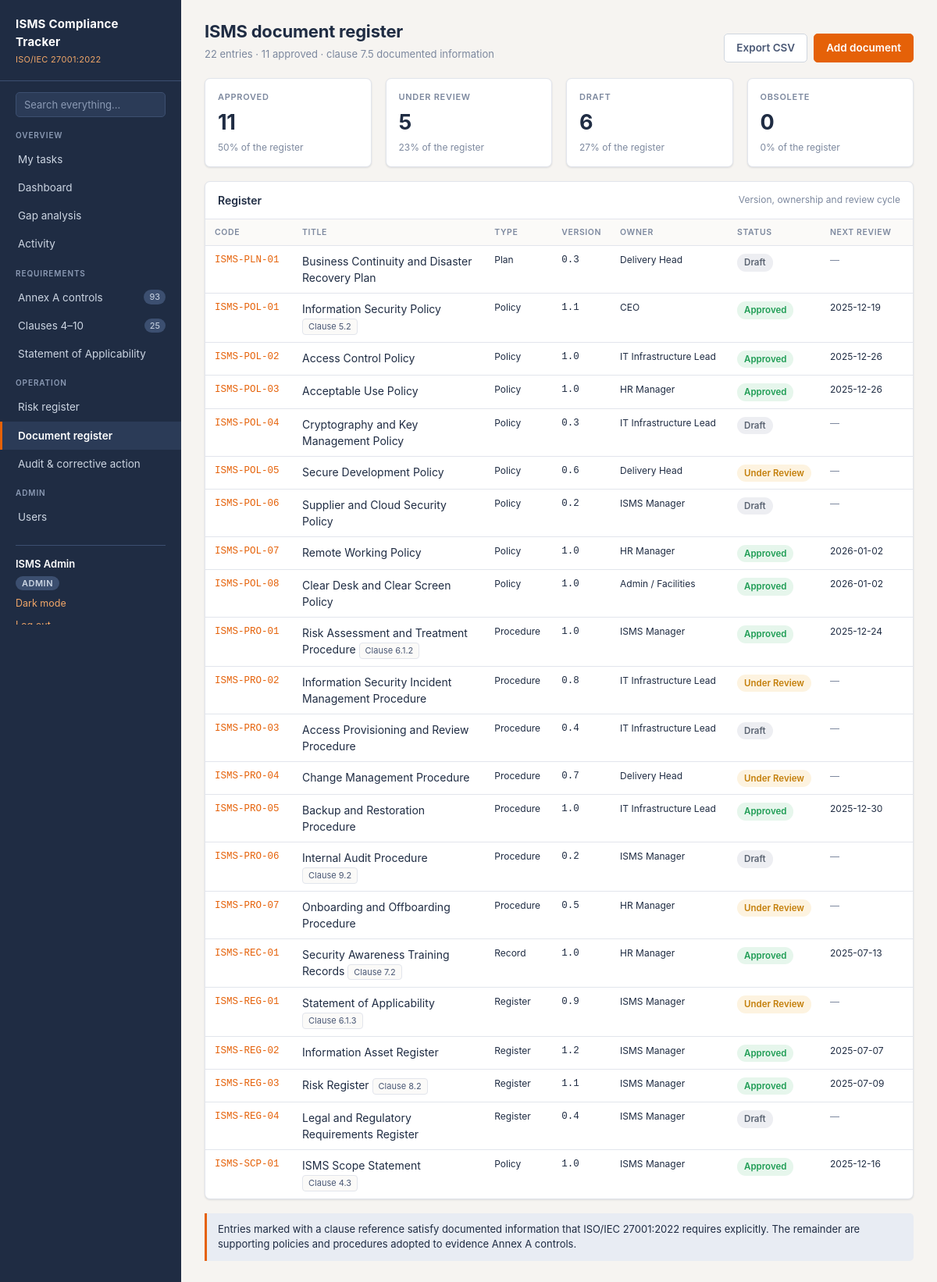
Page /documents (signed in) on the committed database.
### tables this page shows
CREATE TABLE users (
    id            INTEGER PRIMARY KEY AUTOINCREMENT,
    name          TEXT    NOT NULL,
    email         TEXT    NOT NULL UNIQUE,          -- stored lower-case
    password_hash TEXT    NOT NULL,                 -- werkzeug scrypt hash
    role          TEXT    NOT NULL DEFAULT 'viewer',-- admin|editor|auditor|viewer
    created_at    TEXT    NOT NULL
);

CREATE TABLE documents (
    id           INTEGER PRIMARY KEY AUTOINCREMENT,
    code         TEXT    NOT NULL UNIQUE,           -- 'ISMS-POL-01'
    title        TEXT    NOT NULL,
    doc_type     TEXT,                              -- Policy|Procedure|Plan|Register|Record
    version      TEXT    DEFAULT '0.1',
    owner        TEXT,
    status       TEXT    DEFAULT 'Draft',           -- Draft|Under Review|Approved|Obsolete
    approved_on  TEXT,
    next_review  TEXT,
    clause_ref   TEXT,                              -- clause that mandates it, if any
    notes        TEXT
);

### app.py (the view)
@app.route("/documents")
def documents():
    show_archived = bool(request.args.get("archived"))
    sql = "SELECT * FROM documents"
    if not show_archived:
        sql += " WHERE status != 'Obsolete'"
    docs = db.query(sql + " ORDER BY code")
    return render_template(
        "documents.html", documents=docs, stats=db.document_stats(),
        show_archived=show_archived,
    )

### app.py (called while the page is built, shortened)
@app.context_processor
def inject_helpers():
    tasks = db.open_tasks(g.user["id"]) if g.get("user") else []
    return {
        "my_task_count": len(tasks),
        "my_overdue_count": len(db.overdue(tasks)),
        "people": db.people,
        "risk_score": db.risk_score,
        "risk_level": db.risk_level,
        "risk_level_class": db.risk_level_class,
        "status_class": status_class,
        "today": TODAY,
        "can_write": can_write,
        "csrf_token": csrf_token,
        "roles": db.ROLES,
        "field_label": lambda f: db.FIELD_LABELS.get(f, f),
        "activity_url": activity_url,
        "uploads_are_temporary": db.UPLOADS_ARE_TEMPORARY,
        "max_upload_mb": MAX_UPLOAD_BYTES // (1024 * 1024),
    }

def status_class(status):
    return {
        "Not Started": "st-none",
        "In Progress": "st-prog",
        "Implemented": "st-impl",
        "Verified": "st-ver",
        "Draft": "st-none",
        "Under Review": "st-prog",
        "Approved": "st-ver",
        "Obsolete": "st-obs",
        "Open": "st-none",
        "In Treatment": "st-prog",
        "Closed": "st-ver",
        "Major": "lvl-crit",
        "Minor": "lvl-high",
        "Observation": "lvl-med",
        "OFI": "lvl-low",
    }.get(status, "st-none")

def days_until(datestr):
    if not datestr:
        return None
    try:
        return (datetime.strptime(datestr, "%Y-%m-%d").date() - TODAY).days
    except ValueError:
        return None

def can_write(endpoint):
    user = g.get("user")
    if not user:
        return False
    if endpoint in SELF_SERVICE_ENDPOINTS or user["role"] == "admin":
        return True

def csrf_token():
    if "csrf" not in session:
        session["csrf"] = secrets.token_hex(16)
    return session["csrf"]

### db.py (called while the page is built)
def connect():
    conn = sqlite3.connect(DB_PATH)
    conn.row_factory = sqlite3.Row
    conn.execute("PRAGMA foreign_keys = ON")
    return conn

def query(sql, args=(), one=False):
    conn = connect()
    try:
        cur = conn.execute(sql, args)
        rows = cur.fetchall()
        return (rows[0] if rows else None) if one else rows
    finally:
        conn.close()

def overdue(tasks):
    today = TODAY.strftime("%Y-%m-%d")
    return [t for t in tasks if t["due"] and t["due"] < today]

### templates/documents.html (shortened to what this page needs)
{% extends "base.html" %}
{% block content %}
<div class="page-head">
  <div>
    <h1>ISMS document register</h1>
    <p>{{ stats.total }} entries &middot; {{ stats.approved }} approved &middot; clause 7.5 documented information</p>
  </div>
  <div class="head-actions">
    <a class="btn ghost" href="{{ url_for('export_csv', kind='documents') }}">Export CSV</a>
    {% if can_write('document_form') %}<a class="btn" href="{{ url_for('document_form') }}">Add document</a>{% endif %}
  </div>
</div>
<div class="grid c4">
  {% for status, cls in [('Approved','st-ver'), ('Under Review','st-prog'),
                         ('Draft','st-none'), ('Obsolete','st-obs')] %}
  <div class="card stat">
    <div class="label">{{ status }}</div>
    <div class="value">{{ stats.counts.get(status, 0) }}</div>
    <div class="note">
      {{ ((100 * stats.counts.get(status, 0) / stats.total)|round(0)|int) if stats.total else 0 }}% of the register
    </div>
  </div>
  {% endfor %}
</div>
<div class="card">
  <div class="card-head">
    <h2>Register</h2>
    <span class="hint">
      {% if show_archived %}
        Showing archived documents too &middot; <a href="{{ url_for('documents') }}">Hide archived</a>
      {% elif stats.counts.get('Obsolete', 0) %}
        {{ stats.counts.get('Obsolete') }} archived hidden &middot; <a href="{{ url_for('documents', archived=1) }}">Show archived</a>
      {% else %}
        Version, ownership and review cycle
      {% endif %}
    </span>
  </div>
  <div class="t-wrap">
    <table>
      <thead>
        <tr>
          <th style="width:112px">Code</th>
          <th>Title</th>
          <th style="width:86px">Type</th>
          <th style="width:62px">Version</th>
          <th style="width:150px">Owner</th>
          <th style="width:112px">Status</th>
          <th style="width:118px">Next review</th>
        </tr>
      </thead>
      <tbody>
      {% for d in documents %}
        {% set days = d.next_review|days_until %}
        <tr>
          <td class="mono nowrap"><a href="{{ url_for('document_form', doc_id=d.id) }}">{{ d.code }}</a></td>
          <td>
            {{ d.title }}
            {% if d.clause_ref %}<span class="tag">Clause {{ d.clause_ref }}</span>{% endif %}
          </td>
          <td class="small">{{ d.doc_type }}</td>
          <td class="mono">{{ d.version }}</td>
          <td class="small">{{ d.owner }}</td>
          <td><span class="pill {{ status_class(d.status) }}">{{ d.status }}</span></td>
          <td class="small nowrap">
            {% if d.next_review %}
              {{ d.next_review }}
            {% else %}
              <span class="muted">—</span>
            {% endif %}
          </td>
        </tr>
      {% endfor %}
      </tbody>
    </table>
  </div>
</div>
<div class="note-box">
  Entries marked with a clause reference satisfy documented information that
  ISO/IEC 27001:2022 requires explicitly. The remainder are supporting policies
  and procedures adopted to evidence Annex A controls.
</div>
{% endblock %}

### templates/base.html (shortened to what this page needs)
<!DOCTYPE html>
<html lang="en">
<head>
<link rel="stylesheet" href="{{ url_for('static', filename='css/style.css') }}">
</head>
<body>
<div class="shell{{ "" if g.user else " no-side" }}">
  {% if g.user %}
  <nav class="sidebar">
    <div class="brand">
      <div class="mark">ISMS Compliance Tracker</div>
      <div class="sub">ISO/IEC 27001:2022</div>
    </div>
    <form class="side-search" method="get" action="{{ url_for('search') }}" role="search">
      <input type="search" name="q" placeholder="Search everything&hellip;" aria-label="Search everything"
             value="{{ request.args.q if request.endpoint == 'search' else '' }}">
    </form>
    <div class="nav-label">Overview</div>
    <a class="nav {{ 'active' if request.endpoint == 'my_tasks' }}" href="{{ url_for('my_tasks') }}">
      My tasks
    </a>
    <a class="nav {{ 'active' if request.endpoint == 'dashboard' }}" href="{{ url_for('dashboard') }}">Dashboard</a>
    <a class="nav {{ 'active' if request.endpoint == 'gap' }}" href="{{ url_for('gap') }}">Gap analysis</a>
    <a class="nav {{ 'active' if request.endpoint == 'activity' }}" href="{{ url_for('activity') }}">Activity</a>
    <div class="nav-label">Requirements</div>
    <a class="nav {{ 'active' if request.endpoint in ('controls','control_detail') }}" href="{{ url_for('controls') }}">
      Annex A controls <span class="count">93</span>
    </a>
    <a class="nav {{ 'active' if request.endpoint == 'clauses' }}" href="{{ url_for('clauses') }}">
      Clauses 4&ndash;10 <span class="count">25</span>
    </a>
    <a class="nav {{ 'active' if request.endpoint == 'soa' }}" href="{{ url_for('soa') }}">Statement of Applicability</a>
    <div class="nav-label">Operation</div>
    <a class="nav {{ 'active' if request.endpoint in ('risks','risk_form') }}" href="{{ url_for('risks') }}">Risk register</a>
    <a class="nav {{ 'active' if request.endpoint in ('documents','document_form') }}" href="{{ url_for('documents') }}">Document register</a>
    <a class="nav {{ 'active' if request.endpoint in ('audit','finding_form') }}" href="{{ url_for('audit') }}">Audit &amp; corrective action</a>
    {% if g.user.role == 'admin' %}
    <div class="nav-label">Admin</div>
    <a class="nav {{ 'active' if request.endpoint == 'users' }}" href="{{ url_for('users') }}">Users</a>
    {% endif %}
    <div class="me">
      <a class="me-name" href="{{ url_for('profile') }}">{{ g.user.name }}</a>
      <span class="role-tag">{{ g.user.role }}</span>
      <button class="linklike theme-toggle" type="button" id="theme-toggle">Dark mode</button>
      <form method="post" action="{{ url_for('logout') }}"><input type="hidden" name="csrf_token" value="{{ csrf_token() }}">
        <button class="linklike" type="submit">Log out</button>
      </form>
    </div>
  </nav>
  {% endif %}
  <main class="main">
    {% block content %}{% endblock %}
  </main>
</div>
</body>
</html>

### rows in the picture
users: user.name "ISMS Admin", user.role "ADMIN"
documents: code "ISMS-PLN-01", title "Business Continuity and Disaster Recovery Plan", doc_type "Plan", version "0.3", owner "Delivery Head", status "Draft"
documents: code "ISMS-POL-01", title "Information Security Policy", clause_ref "5.2", doc_type "Policy", version "1.1", owner "CEO", status "Approved", next_review "2025-12-19"
documents: code "ISMS-POL-02", title "Access Control Policy", doc_type "Policy", version "1.0", owner "IT Infrastructure Lead", status "Approved", next_review "2025-12-26"
documents: code "ISMS-POL-03", title "Acceptable Use Policy", doc_type "Policy", version "1.0", owner "HR Manager", status "Approved", next_review "2025-12-26"
documents: code "ISMS-POL-04", title "Cryptography and Key Management Policy", doc_type "Policy", version "0.3", owner "IT Infrastructure Lead", status "Draft"
documents: code "ISMS-POL-05", title "Secure Development Policy", doc_type "Policy", version "0.6", owner "Delivery Head", status "Under Review"
documents: code "ISMS-POL-06", title "Supplier and Cloud Security Policy", doc_type "Policy", version "0.2", owner "ISMS Manager", status "Draft"
documents: code "ISMS-POL-07", title "Remote Working Policy", doc_type "Policy", version "1.0", owner "HR Manager", status "Approved", next_review "2026-01-02"
documents: code "ISMS-POL-08", title "Clear Desk and Clear Screen Policy", doc_type "Policy", version "1.0", owner "Admin / Facilities", status "Approved", next_review "2026-01-02"
documents: code "ISMS-PRO-01", title "Risk Assessment and Treatment Procedure", clause_ref "6.1.2", doc_type "Procedure", version "1.0", owner "ISMS Manager", status "Approved", next_review "2025-12-24"
documents: code "ISMS-PRO-02", title "Information Security Incident Management Procedure", doc_type "Procedure", version "0.8", owner "IT Infrastructure Lead", status "Under Review"
documents: code "ISMS-PRO-03", title "Access Provisioning and Review Procedure", doc_type "Procedure", version "0.4", owner "IT Infrastructure Lead", status "Draft"
documents: code "ISMS-PRO-04", title "Change Management Procedure", doc_type "Procedure", version "0.7", owner "Delivery Head", status "Under Review"
documents: code "ISMS-PRO-05", title "Backup and Restoration Procedure", doc_type "Procedure", version "1.0", owner "IT Infrastructure Lead", status "Approved", next_review "2025-12-30"
documents: code "ISMS-PRO-06", title "Internal Audit Procedure", clause_ref "9.2", doc_type "Procedure", version "0.2", owner "ISMS Manager", status "Draft"
documents: code "ISMS-PRO-07", title "Onboarding and Offboarding Procedure", doc_type "Procedure", version "0.5", owner "HR Manager", status "Under Review"
documents: code "ISMS-REC-01", title "Security Awareness Training Records", clause_ref "7.2", doc_type "Record", version "1.0", owner "HR Manager", status "Approved", next_review "2025-07-13"
documents: code "ISMS-REG-01", title "Statement of Applicability", clause_ref "6.1.3", doc_type "Register", version "0.9", owner "ISMS Manager", status "Under Review"
documents: code "ISMS-REG-02", title "Information Asset Register", doc_type "Register", version "1.2", owner "ISMS Manager", status "Approved", next_review "2025-07-07"
documents: code "ISMS-REG-03", title "Risk Register", clause_ref "8.2", doc_type "Register", version "1.1", owner "ISMS Manager", status "Approved", next_review "2025-07-09"
documents: code "ISMS-REG-04", title "Legal and Regulatory Requirements Register", doc_type "Register", version "0.4", owner "ISMS Manager", status "Draft"
documents: code "ISMS-SCP-01", title "ISMS Scope Statement", clause_ref "4.3", doc_type "Policy", version "1.0", owner "ISMS Manager", status "Approved", next_review "2025-12-16"

### other values in the picture
{{ stats.total }} "22"
{{ stats.approved }} "11"
{{ status }} "APPROVED" "UNDER REVIEW" "DRAFT" "OBSOLETE"
{{ stats.counts.get(status, 0) }} "11" "5" "6" "0"
